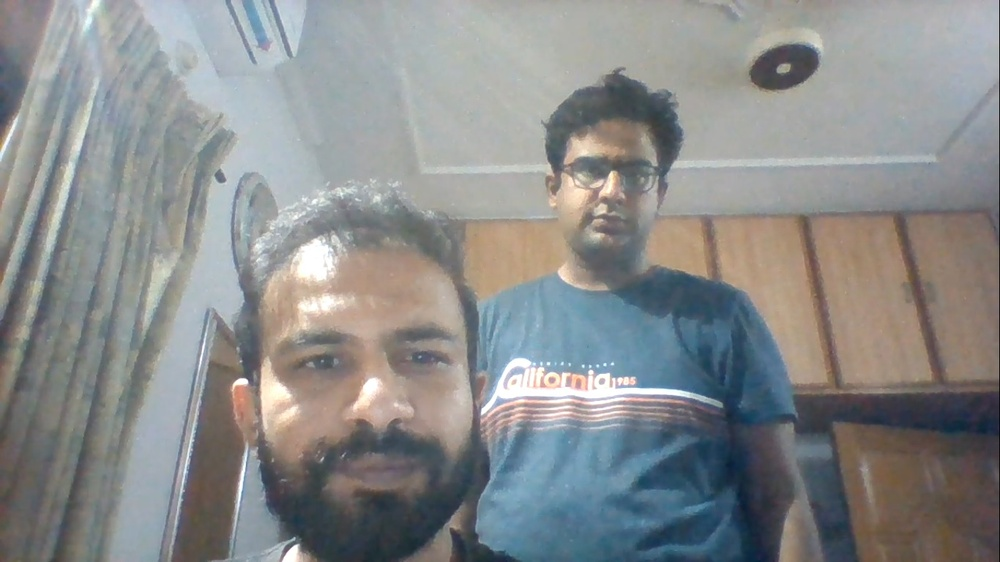
#> input picture script1/test1.jpg, 1000 x 562 px, shrunk from 1366 x 768 before the run
$ python s1.py
#> lines starting #> are read from the running program, lines starting #| are printed output that depends on the picture; after the words box and inside, x2 and y2 are one past the last pixel; in counts of white or black regions, pixels touching at a corner belong together
import cv2

image = cv2.imread('test1.jpg')
#> image is the input picture: shape (562, 1000, 3); mean B, G, R 139.6, 139.4, 137.4
gray = cv2.cvtColor(image, cv2.COLOR_BGR2GRAY)
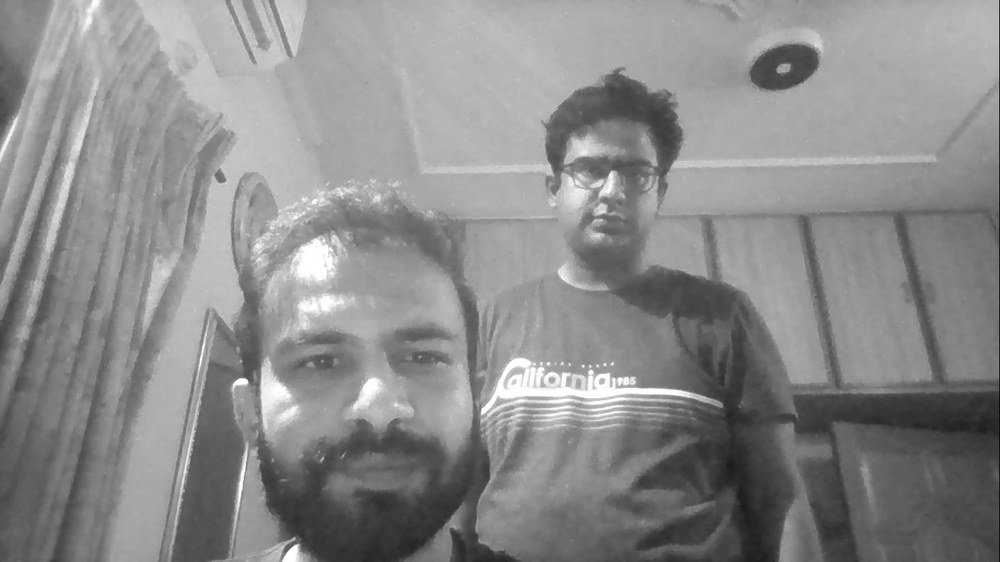
#> gray: shape (562, 1000); min 11, max 255, mean 138.8

faceCascade = cv2.CascadeClassifier("haarcascade_frontalface_default.xml")
faces = faceCascade.detectMultiScale(
    gray,
    scaleFactor=1.3,
    minNeighbors=3
)
#> faces = [[541, 118, 139, 139], [223, 244, 298, 298]]

print("[INFO] Found {0} Faces.".format(len(faces)))
#| [INFO] Found 2 Faces.
i=0
for (x, y, w, h) in faces:
    cv2.rectangle(image, (x, y), (x + w, y + h), (0, 255, 0), 2)
    roi_color = image[y:y + h, x:x + w]
    print("[INFO] Object found. Saving locally.")
    cv2.imwrite('detected/person%02d.jpg' % (i), roi_color)
    i+=1
#> this loop made 2 passes
#> (x, y, w, h, i) on passes 1 to 2: (541, 118, 139, 139, 1), (223, 244, 298, 298, 2)
#| [INFO] Object found. Saving locally.
#| [INFO] Object found. Saving locally.
#> pass 1, `roi_color = image[y:y + h, x:x + w]`:
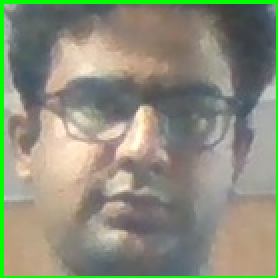
#> roi_color: shape (139, 139, 3) (shown 2 times larger); mean B, G, R 123.4, 142.6, 139.8
#> pass 2, `roi_color = image[y:y + h, x:x + w]`:
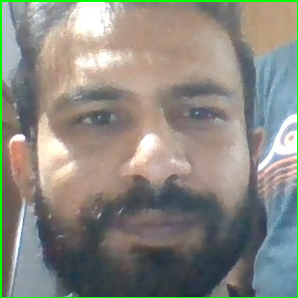
#> roi_color: shape (298, 298, 3); mean B, G, R 128.5, 136.9, 137.7
#> after the loop:
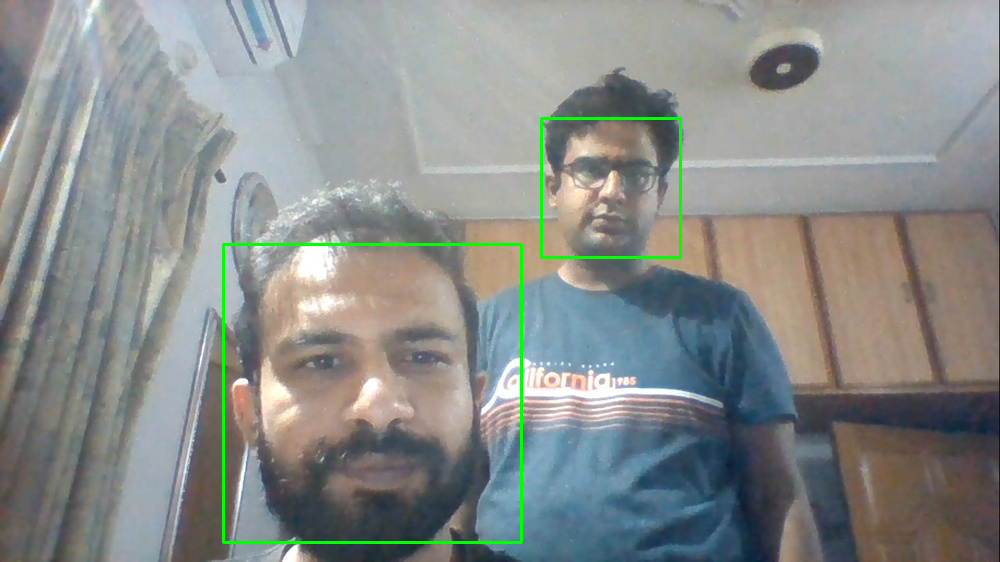
#> image: shape (562, 1000, 3); 0.93% of pixels changed, all inside (x1, y1, x2, y2) = (222, 117, 682, 544)
#> after the loop, i = 2

status = cv2.imwrite('faces_detected.jpg', image)
print("[INFO] Image faces_detected.jpg written to filesystem: ", status)
#| [INFO] Image faces_detected.jpg written to filesystem:  True
